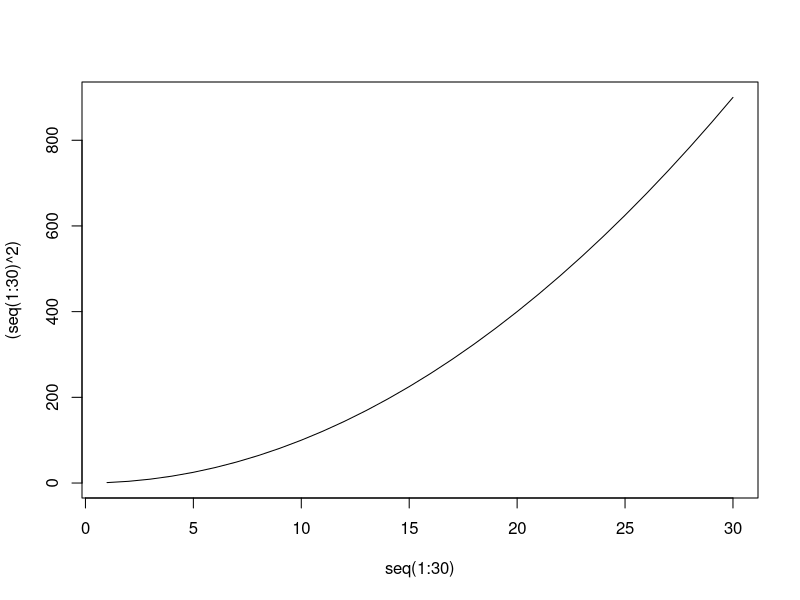
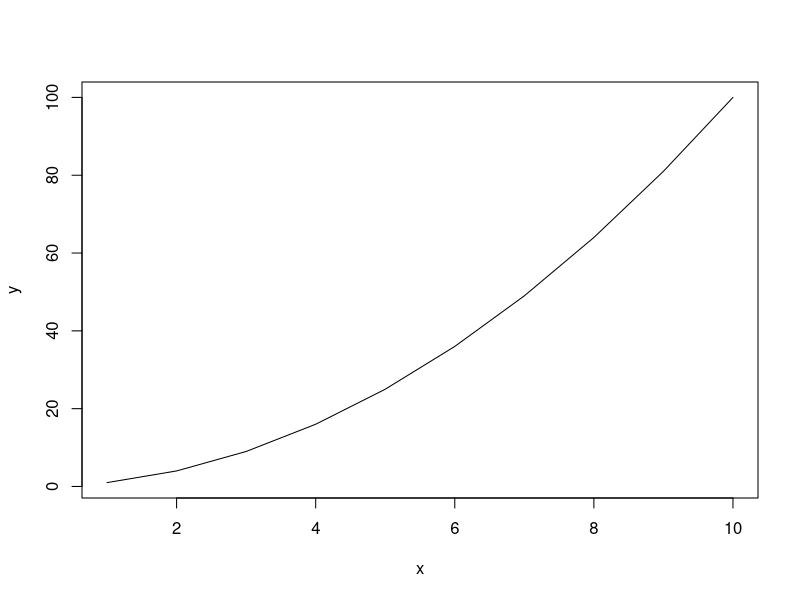
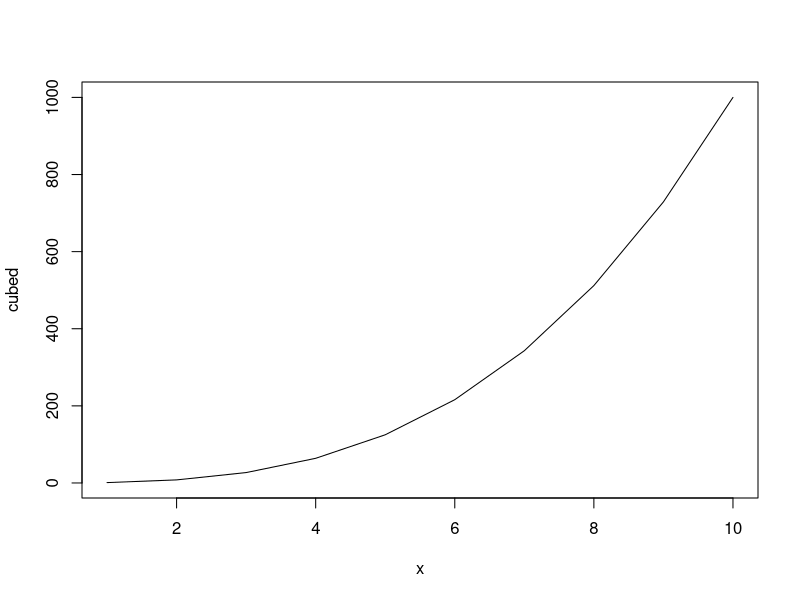

These charts were generated, in order, by the following R code:
# this is a test file
# for practicing branches in git 

plot(seq(1:30), (seq(1:30)^2), type='l')

square <- function(x) {
  # inputs: x is a vector of values to be squared
  y <- x^2
  return(y)
}

# example:
x <- seq(1:10)
y <- square(x)
plot(x, y, type = 'l')


# for erin's review -------------------------------------------------------

# practicing a pull request
# adding a new function here to generalize the power function

my_power_function <- function(values, exponent) {
  # inputs are a vector of values and an exponent
  output <- values^exponent
  return(output)
}

# test new power function
cubed <- my_power_function(x, 3)
plot(x, cubed, type = 'l')
